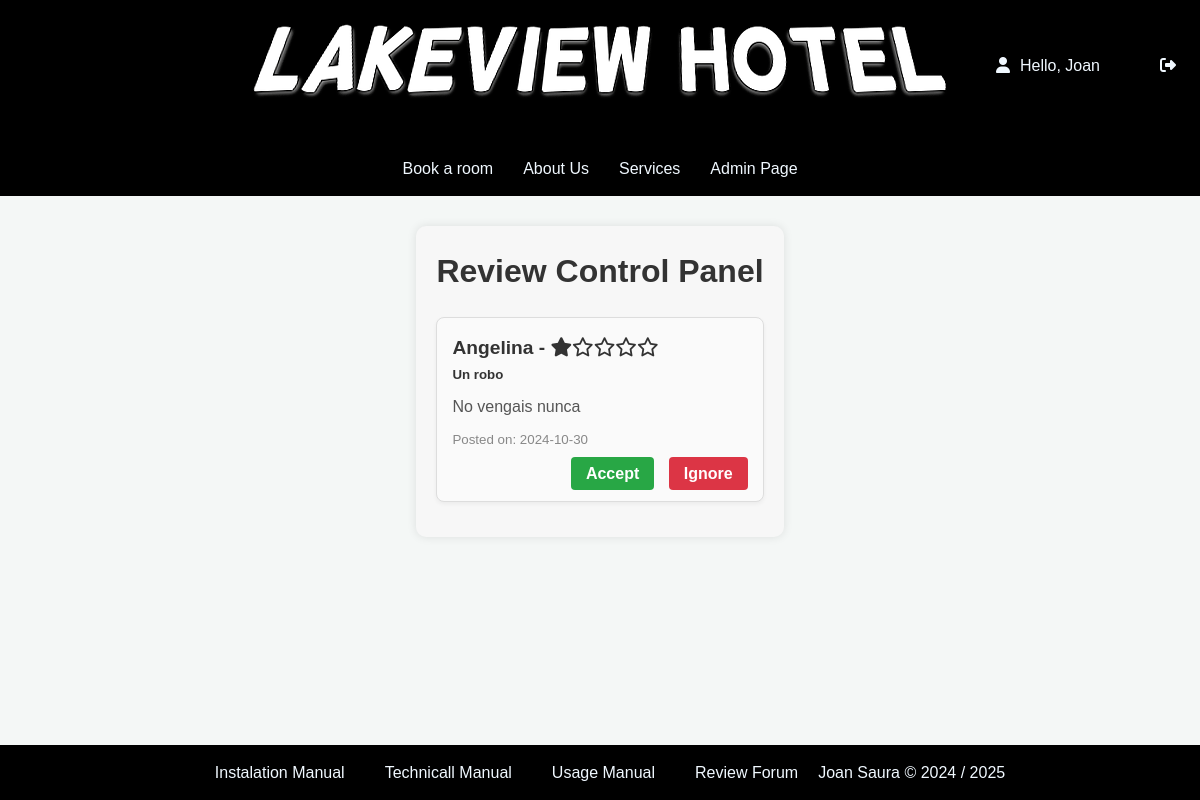
The page /files/forms/reviews/review_control_panel.php (signed in) on the database its author committed.
### tables this page shows
CREATE TABLE IF NOT EXISTS `071_reviews` (
  `review_id` int(11) NOT NULL AUTO_INCREMENT,
  `user_id` int(11) NOT NULL,
  `customer_review` varchar(500) DEFAULT NULL,
  `customer_score` enum('1','2','3','4','5') DEFAULT NULL,
  `inserted_on` date DEFAULT NULL,
  `accepted` tinyint(1) DEFAULT NULL,
  `review_title` varchar(300) DEFAULT NULL,
  `reviewed` tinyint(1) DEFAULT 0,
  PRIMARY KEY (`review_id`),
  KEY `user_id` (`user_id`)
);

CREATE TABLE IF NOT EXISTS `071_users` (
  `user_id` int(11) NOT NULL AUTO_INCREMENT,
  `user_online` varchar(255) DEFAULT NULL,
  `user_password` varchar(255) DEFAULT NULL,
  `user_mail` varchar(255) DEFAULT NULL,
  `client_id` int(11) DEFAULT NULL,
  `employee_id` int(11) DEFAULT NULL,
  `user_role` enum('guest','customer','admin') NOT NULL DEFAULT 'guest',
  PRIMARY KEY (`user_id`),
  KEY `fk_client_id` (`client_id`),
  KEY `fk_employee_id` (`employee_id`)
);

### files/forms/reviews/review_control_panel.php (the view)
<?php
$root = $_SERVER['DOCUMENT_ROOT'];
include($root . '/student071/dwes/files/common-files/db_connection.php');
include($root . '/student071/dwes/files/functions/displayStars.php');
include($root . '/student071/dwes/files/common-files/header.php');
?>
<div id="review-control-panel">
    <h1>Review Control Panel</h1>
    <?php
    $query = "
        SELECT r.review_id, r.customer_review, r.customer_score, r.inserted_on, r.review_title, u.user_online
        FROM 071_reviews r
        JOIN 071_users u ON r.user_id = u.user_id
        WHERE r.accepted = 0 AND r.reviewed = 0
        ORDER BY r.inserted_on DESC
    ";
    $result = mysqli_query($conn, $query);
    if ($result && mysqli_num_rows($result) > 0) {
        while ($review = mysqli_fetch_assoc($result)) {
    ?>
            <div class="review-card">
                <h3><?php echo htmlspecialchars($review['user_online']); ?> - <?php echo displayStars($review['customer_score']); ?></h3>
                <h5><?php echo htmlspecialchars($review['review_title']); ?></h5>
                <p><?php echo htmlspecialchars($review['customer_review']); ?></p>
                <small>Posted on: <?php echo htmlspecialchars($review['inserted_on']); ?></small>
                <div class="review-actions">
                    <a href="/student071/dwes/files/querys/reviews/update_review_status.php?review_id=<?php echo $review['review_id']; ?>&action=accept" class="accept-button">Accept</a>
                    <a href="/student071/dwes/files/querys/reviews/ignore_review.php?review_id=<?php echo $review['review_id']; ?>" class="reject-button">Ignore</a>
                </div>
            </div>
    <?php
        }
    } else {
        echo "<p>No pending reviews found.</p>";
    }
    ?>
</div>
<?php
include($root . '/student071/dwes/files/common-files/footer.php');
?>

### files/functions/displayStars.php
<?php
function displayStars($rating) {
    $html = '';
    $rating = max(1, min(5, intval($rating)));
    for ($i = 1; $i <= 5; $i++) {
        if ($i <= $rating) {
            $html .= '<i class="fa fa-star gold"></i>';
        } else {
            $html .= '<i class="fa fa-star-o"></i>';
        }
    }
    return $html;
}
?>

### css/style.css (style rules this page uses)
* { margin: 0; padding: 0; box-sizing: border-box; }
body { display: flex; flex-direction: column; min-height: 100vh; }
#review-control-panel { max-width: 800px; margin: 30px auto; padding: 20px; background: #f7f7f7; border-radius: 10px; box-shadow: 0 0 10px rgba(0,0,0,0.1); }
#review-control-panel h1 { text-align: center; margin-bottom: 20px; }
.review-card { background: #fff; border: 1px solid #ddd; border-radius: 5px; padding: 15px; margin-bottom: 20px; box-shadow: 0 2px 4px rgba(0,0,0,0.05); }
.review-card h3 { margin-top: 0; font-size: 1.2em; color: #333; }
.review-card p { margin: 10px 0; line-height: 1.5; color: #555; }
.review-card small { display: block; margin-bottom: 10px; color: #999; }
.review-actions { text-align: right; }
.review-actions a { text-decoration: none; padding: 8px 15px; border-radius: 4px; margin-left: 10px; font-weight: bold; }
.accept-button { background-color: #28a745; color: #fff; }
.reject-button { background-color: #dc3545; color: #fff; }

### css/manuals.css (style rules this page uses)
* { margin: 0; padding: 0; box-sizing: border-box; font-family: 'Arial', sans-serif; }
body { background-color: #f4f7f6; color: #333; line-height: 1.6; }
a { color: #3498db; text-decoration: none; transition: color 0.3s ease; }

### css/reviews.css (style rules this page uses)
.review-card { background-color: #fafafa; padding: 15px; border-radius: 8px; margin-bottom: 15px; border: 1px solid #ddd; }
.review-card h3 { margin-top: 0; color: #333; }
.review-card p { font-size: 1em; color: #555; }
.review-card small { color: #888; }

### rows shown on the page
071_reviews: user.user_online "Angelina", customer_score "1" (drawn), review_title "Un robo", customer_review "No vengais nunca", inserted_on "2024-10-30"

### other values the page prints
isset($_SESSION['user_online']) ? $_SESSION['user_online'] : 'Guest' "Joan"
